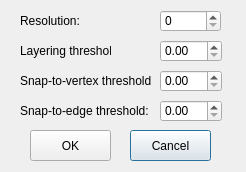
<?xml version="1.0" encoding="UTF-8"?>
<ui version="4.0">
 <class>RightAngleOptionDialog</class>
 <widget class="QDialog" name="RightAngleOptionDialog">
  <property name="geometry">
   <rect>
    <x>0</x>
    <y>0</y>
    <width>246</width>
    <height>172</height>
   </rect>
  </property>
  <property name="minimumSize">
   <size>
    <width>246</width>
    <height>172</height>
   </size>
  </property>
  <property name="maximumSize">
   <size>
    <width>246</width>
    <height>172</height>
   </size>
  </property>
  <property name="windowTitle">
   <string>Option Dialog</string>
  </property>
  <widget class="QLabel" name="label">
   <property name="geometry">
    <rect>
     <x>20</x>
     <y>10</y>
     <width>61</width>
     <height>21</height>
    </rect>
   </property>
   <property name="text">
    <string>Resolution:</string>
   </property>
  </widget>
  <widget class="QSpinBox" name="spinBoxResolution">
   <property name="geometry">
    <rect>
     <x>160</x>
     <y>10</y>
     <width>61</width>
     <height>22</height>
    </rect>
   </property>
  </widget>
  <widget class="QPushButton" name="pushButtonCancel">
   <property name="geometry">
    <rect>
     <x>130</x>
     <y>130</y>
     <width>81</width>
     <height>31</height>
    </rect>
   </property>
   <property name="text">
    <string>Cancel</string>
   </property>
  </widget>
  <widget class="QPushButton" name="pushButtonOK">
   <property name="geometry">
    <rect>
     <x>30</x>
     <y>130</y>
     <width>81</width>
     <height>31</height>
    </rect>
   </property>
   <property name="text">
    <string>OK</string>
   </property>
  </widget>
  <widget class="QDoubleSpinBox" name="doubleSpinBoxLayeringThreshold">
   <property name="geometry">
    <rect>
     <x>160</x>
     <y>40</y>
     <width>62</width>
     <height>22</height>
    </rect>
   </property>
  </widget>
  <widget class="QLabel" name="label_2">
   <property name="geometry">
    <rect>
     <x>20</x>
     <y>40</y>
     <width>91</width>
     <height>21</height>
    </rect>
   </property>
   <property name="text">
    <string>Layering threshold:</string>
   </property>
  </widget>
  <widget class="QLabel" name="label_4">
   <property name="geometry">
    <rect>
     <x>20</x>
     <y>100</y>
     <width>131</width>
     <height>21</height>
    </rect>
   </property>
   <property name="text">
    <string>Snap-to-edge threshold:</string>
   </property>
  </widget>
  <widget class="QLabel" name="label_3">
   <property name="geometry">
    <rect>
     <x>20</x>
     <y>70</y>
     <width>131</width>
     <height>21</height>
    </rect>
   </property>
   <property name="text">
    <string>Snap-to-vertex threshold:</string>
   </property>
  </widget>
  <widget class="QDoubleSpinBox" name="doubleSpinBoxSnapVertexThreshold">
   <property name="geometry">
    <rect>
     <x>160</x>
     <y>70</y>
     <width>62</width>
     <height>22</height>
    </rect>
   </property>
  </widget>
  <widget class="QDoubleSpinBox" name="doubleSpinBoxSnapEdgeThreshold">
   <property name="geometry">
    <rect>
     <x>160</x>
     <y>100</y>
     <width>62</width>
     <height>22</height>
    </rect>
   </property>
  </widget>
 </widget>
 <layoutdefault spacing="6" margin="11"/>
 <resources/>
 <connections/>
</ui>
